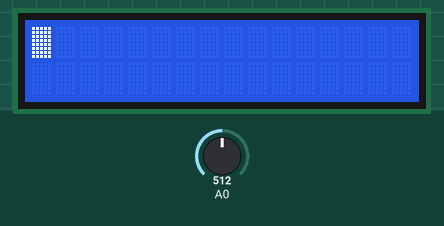
This sketch was run on a simulated Arduino Uno, built with avr-gcc and run on an emulated ATmega328P. On the bench: 16×2 character LCD. The test bench sets the inputs (shaded band); at power-on: A0 = 512.

Above: at 1.2 s.
1.3 s: A0 set to 335
2.8 s: A0 set to 307
At 2.98 s:
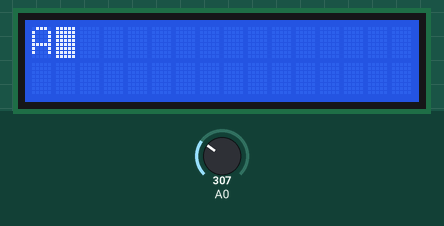
4.6 s: A0 set to 716
At 7.6 s:
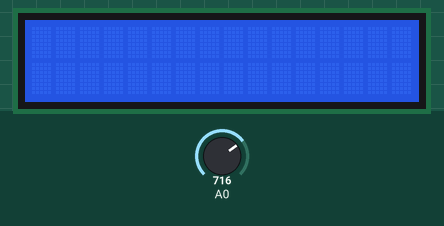
Timing chart, 0 to 9.1 s (numbered marks = the images above; inputs shaded):
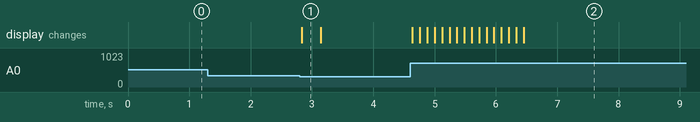

Measured:
- the behaviour switches between 325 and 324 on A0 (found by bisection; images 0 and 1)
- after the input at 1.3 s, every drawn part: stays the same
- after the input at 2.8 s, the display: changes at once (image 1)
- after the input at 4.6 s, the display: first changes at once (image 2 shows a later state)

The sketch:

ad.ino
```cpp
#include<LiquidCrystal.h>

LiquidCrystal lcd(8, 9, 4, 5, 6, 7);

int ocitajTaster() {
  int t = analogRead(0);
  if (t > 700 && t < 750) return 1; //SELECT
  if (t > 450 && t < 500) return 2; //LEFT
  if (t > 275 && t < 325) return 3; //DOWN
  if (t > 120 && t < 150) return 4; //UP
  if (t < 30) return 5;             //RIGHT
  else return 0;                    //NONE
}

void setup() {
  // put your setup code here, to run once:
  lcd.begin(16, 2);
  lcd.cursor();
  lcd.blink();
}

char string[] = " ABCDEFGHIJKLMNOPQRSTUVWXYZ0123456789.,!?";
int index = 0;
int sirina = 0;
int pre, sad;
int maxi = sizeof(string) - 2;
void loop() {
  // put your main code here, to run repeatedly:
  pre = sad;
  sad = ocitajTaster();
  lcd.setCursor(sirina, 0);
  delay(10);
  lcd.print(string[index]);
  lcd.setCursor(sirina, 0);
  delay(10);
  if (pre == 0 && sad == 3) {
    index++;
    if (index > maxi) index = 0;
    lcd.print(string[index]);
  }
  if (pre == 0 && sad == 4) {
    index--;
    if (index < 0) index = maxi;
    lcd.print(string[index]);
  }
  if (pre == 0 && sad == 5) {
    sirina++;
    if (sirina > 15) sirina = 15;
    lcd.setCursor(sirina, 0);
    index = 0;
  }
  if (pre == 0 && sad == 2) {
    sirina--;
    if (sirina < 0) sirina = 0;
    lcd.setCursor(sirina, 0);
    index = 0;
  }
  if (sad == 1) {
    lcd.noCursor();
    lcd.noBlink();
    lcd.scrollDisplayRight();
    delay(100);
  }
}
```
